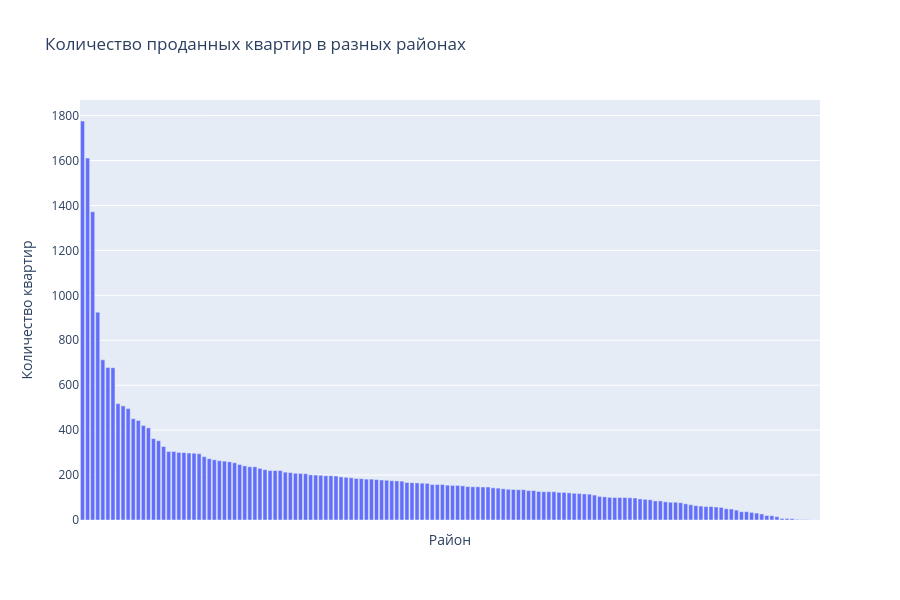

This figure's notebook cell:
### Markdown cell above
3. Визуализируйте количество проданных квартир в разных районах

### Code cell
all_areas_counts = df['sub_area'].value_counts().reset_index()
all_areas_counts.columns = ['sub_area', 'count']
all_areas_counts = all_areas_counts.sort_values(by='count', ascending=False)
fig = px.bar(
    all_areas_counts,
    x='sub_area',
    y='count',
    title='Количество проданных квартир в разных районах',
    labels={
        'sub_area': 'Район',
        'count': 'Количество квартир'
    },
    height=600
)
fig.update_xaxes(tickangle=90, showticklabels=False)

fig.show()

### Figure 1 — Plotly figure (JSON) as saved in the notebook; plotly's stock layout.template omitted (floating-point values rounded to 4 significant figures; data arrays with more than 128 entries replaced by an {"elided": "..."} marker saying what was removed)
{"data": [{"hovertemplate": "Район=%{x}<br>Количество квартир=%{y}<extra></extra>", "legendgroup": "", "marker": {"color": "#636efa", "pattern": {"shape": ""}}, "name": "", "orientation": "v", "showlegend": false, "textposition": "auto", "x": {"elided": "146 str values"}, "xaxis": "x", "y": {"elided": "146 int values"}, "yaxis": "y", "type": "bar"}], "layout": {"xaxis": {"anchor": "y", "domain": [0.0, 1.0], "title": {"text": "Район"}, "tickangle": 90, "showticklabels": false}, "yaxis": {"anchor": "x", "domain": [0.0, 1.0], "title": {"text": "Количество квартир"}}, "legend": {"tracegroupgap": 0}, "title": {"text": "Количество проданных квартир в разных районах"}, "barmode": "relative", "height": 600}}
